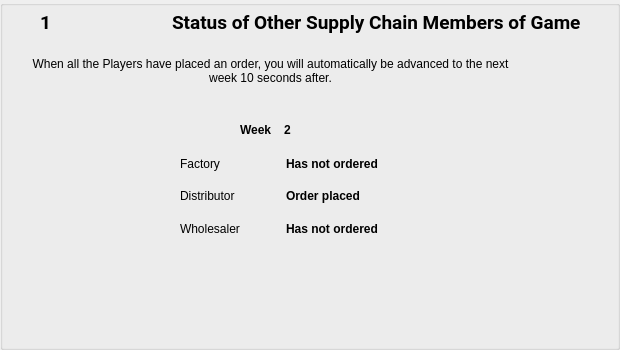
     <widget class="QGroupBox" name="groupBox_37">
      <property name="geometry">
       <rect>
        <x>32</x>
        <y>368</y>
        <width>620</width>
        <height>350</height>
       </rect>
      </property>
      <property name="styleSheet">
       <string notr="true"/>
      </property>
      <property name="title">
       <string/>
      </property>
      <widget class="QLabel" name="label_572">
       <property name="geometry">
        <rect>
         <x>20</x>
         <y>50</y>
         <width>501</width>
         <height>41</height>
        </rect>
       </property>
       <property name="text">
        <string>When all the Players have placed an order, you will automatically be advanced to the next week 10 seconds after.</string>
       </property>
       <property name="alignment">
        <set>Qt::AlignCenter</set>
       </property>
       <property name="wordWrap">
        <bool>true</bool>
       </property>
      </widget>
      <widget class="QWidget" name="layoutWidget_140">
       <property name="geometry">
        <rect>
         <x>180</x>
         <y>150</y>
         <width>205</width>
         <height>92</height>
        </rect>
       </property>
       <layout class="QHBoxLayout" name="horizontalLayout_199">
        <item>
         <layout class="QVBoxLayout" name="verticalLayout_85">
          <item>
           <widget class="QLabel" name="label_573">
            <property name="text">
             <string>Factory</string>
            </property>
           </widget>
          </item>
          <item>
           <widget class="QLabel" name="label_574">
            <property name="text">
             <string>Distributor</string>
            </property>
           </widget>
          </item>
          <item>
           <widget class="QLabel" name="label_575">
            <property name="text">
             <string>Wholesaler</string>
            </property>
           </widget>
          </item>
         </layout>
        </item>
        <item>
         <layout class="QVBoxLayout" name="verticalLayout_86">
          <item>
           <widget class="QLabel" name="label_577">
            <property name="font">
             <font>
              <weight>75</weight>
              <bold>true</bold>
             </font>
            </property>
            <property name="text">
             <string>Has not ordered</string>
            </property>
           </widget>
          </item>
          <item>
           <widget class="QLabel" name="label_578">
            <property name="font">
             <font>
              <weight>75</weight>
              <italic>false</italic>
              <bold>true</bold>
             </font>
            </property>
            <property name="text">
             <string>Order placed</string>
            </property>
           </widget>
          </item>
          <item>
           <widget class="QLabel" name="label_579">
            <property name="font">
             <font>
              <weight>75</weight>
              <bold>true</bold>
             </font>
            </property>
            <property name="text">
             <string>Has not ordered</string>
            </property>
           </widget>
          </item>
         </layout>
        </item>
       </layout>
      </widget>
      <widget class="QWidget" name="layoutWidget_141">
       <property name="geometry">
        <rect>
         <x>240</x>
         <y>120</y>
         <width>57</width>
         <height>19</height>
        </rect>
       </property>
       <layout class="QHBoxLayout" name="horizontalLayout_200">
        <item>
         <widget class="QLabel" name="label_581">
          <property name="font">
           <font>
            <weight>75</weight>
            <bold>true</bold>
           </font>
          </property>
          <property name="text">
           <string>Week</string>
          </property>
         </widget>
        </item>
        <item>
         <widget class="QLabel" name="label_582">
          <property name="font">
           <font>
            <weight>75</weight>
            <bold>true</bold>
           </font>
          </property>
          <property name="text">
           <string>2</string>
          </property>
          <property name="alignment">
           <set>Qt::AlignCenter</set>
          </property>
         </widget>
        </item>
       </layout>
      </widget>
      <widget class="QWidget" name="layoutWidget_142">
       <property name="geometry">
        <rect>
         <x>40</x>
         <y>10</y>
         <width>541</width>
         <height>25</height>
        </rect>
       </property>
       <layout class="QHBoxLayout" name="horizontalLayout_201">
        <item>
         <widget class="QLabel" name="label_583">
          <property name="font">
           <font>
            <family>Roboto</family>
            <pointsize>14</pointsize>
            <weight>75</weight>
            <bold>true</bold>
           </font>
          </property>
          <property name="text">
           <string>1</string>
          </property>
          <property name="alignment">
           <set>Qt::AlignLeading|Qt::AlignLeft|Qt::AlignVCenter</set>
          </property>
         </widget>
        </item>
        <item>
         <widget class="QLabel" name="label_584">
          <property name="font">
           <font>
            <family>Roboto</family>
            <pointsize>14</pointsize>
            <weight>75</weight>
            <bold>true</bold>
           </font>
          </property>
          <property name="text">
           <string>Status of Other Supply Chain Members of Game</string>
          </property>
         </widget>
        </item>
       </layout>
      </widget>
     </widget>
